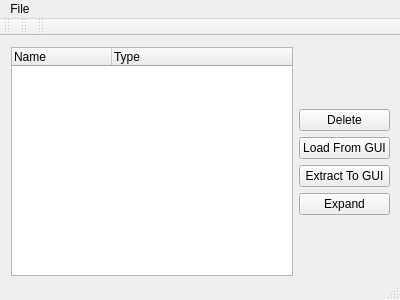
<?xml version="1.0" encoding="UTF-8"?>
<ui version="4.0">
 <class>MainWindow</class>
 <widget class="QMainWindow" name="MainWindow">
  <property name="geometry">
   <rect>
    <x>0</x>
    <y>0</y>
    <width>400</width>
    <height>300</height>
   </rect>
  </property>
  <property name="windowTitle">
   <string>MainWindow</string>
  </property>
  <widget class="QWidget" name="centralWidget">
   <widget class="QWidget" name="horizontalLayoutWidget">
    <property name="geometry">
     <rect>
      <x>0</x>
      <y>0</y>
      <width>401</width>
      <height>251</height>
     </rect>
    </property>
    <layout class="QHBoxLayout" name="horizontalLayout">
     <item>
      <widget class="QTreeWidget" name="treeWidget">
       <column>
        <property name="text">
         <string>Name</string>
        </property>
       </column>
       <column>
        <property name="text">
         <string>Type</string>
        </property>
       </column>
      </widget>
     </item>
     <item>
      <layout class="QVBoxLayout" name="verticalLayout">
       <item>
        <spacer name="verticalSpacer">
         <property name="orientation">
          <enum>Qt::Vertical</enum>
         </property>
         <property name="sizeHint" stdset="0">
          <size>
           <width>20</width>
           <height>40</height>
          </size>
         </property>
        </spacer>
       </item>
       <item>
        <widget class="QPushButton" name="btn_delete">
         <property name="text">
          <string>Delete</string>
         </property>
         <property name="icon">
          <iconset resource="../KlamptQt/icons.qrc">
           <normaloff>:/Images/Images/list-remove.svg</normaloff>:/Images/Images/list-remove.svg</iconset>
         </property>
        </widget>
       </item>
       <item>
        <widget class="QPushButton" name="btn_fromgui">
         <property name="text">
          <string>Load From GUI</string>
         </property>
        </widget>
       </item>
       <item>
        <widget class="QPushButton" name="btn_togui">
         <property name="text">
          <string>Extract To GUI</string>
         </property>
        </widget>
       </item>
       <item>
        <widget class="QPushButton" name="btn_expand">
         <property name="text">
          <string>Expand</string>
         </property>
        </widget>
       </item>
       <item>
        <spacer name="verticalSpacer_2">
         <property name="orientation">
          <enum>Qt::Vertical</enum>
         </property>
         <property name="sizeHint" stdset="0">
          <size>
           <width>20</width>
           <height>40</height>
          </size>
         </property>
        </spacer>
       </item>
      </layout>
     </item>
    </layout>
   </widget>
  </widget>
  <widget class="QMenuBar" name="menuBar">
   <property name="geometry">
    <rect>
     <x>0</x>
     <y>0</y>
     <width>400</width>
     <height>21</height>
    </rect>
   </property>
   <widget class="QMenu" name="menuFile">
    <property name="title">
     <string>File</string>
    </property>
    <addaction name="actionOpen"/>
   </widget>
   <addaction name="menuFile"/>
  </widget>
  <widget class="QToolBar" name="mainToolBar">
   <attribute name="toolBarArea">
    <enum>TopToolBarArea</enum>
   </attribute>
   <attribute name="toolBarBreak">
    <bool>false</bool>
   </attribute>
  </widget>
  <widget class="QStatusBar" name="statusBar"/>
  <widget class="QToolBar" name="toolBar">
   <property name="windowTitle">
    <string>toolBar</string>
   </property>
   <attribute name="toolBarArea">
    <enum>TopToolBarArea</enum>
   </attribute>
   <attribute name="toolBarBreak">
    <bool>false</bool>
   </attribute>
  </widget>
  <widget class="QToolBar" name="toolBar_2">
   <property name="windowTitle">
    <string>toolBar_2</string>
   </property>
   <attribute name="toolBarArea">
    <enum>TopToolBarArea</enum>
   </attribute>
   <attribute name="toolBarBreak">
    <bool>false</bool>
   </attribute>
  </widget>
  <action name="actionOpen">
   <property name="text">
    <string>Open</string>
   </property>
   <property name="shortcut">
    <string>Ctrl+O</string>
   </property>
  </action>
 </widget>
 <layoutdefault spacing="6" margin="11"/>
 <resources>
  <include location="../KlamptQt/icons.qrc"/>
 </resources>
 <connections>
  <connection>
   <sender>actionOpen</sender>
   <signal>triggered()</signal>
   <receiver>MainWindow</receiver>
   <slot>OpenFile()</slot>
   <hints>
    <hint type="sourcelabel">
     <x>-1</x>
     <y>-1</y>
    </hint>
    <hint type="destinationlabel">
     <x>199</x>
     <y>149</y>
    </hint>
   </hints>
  </connection>
  <connection>
   <sender>treeWidget</sender>
   <signal>currentItemChanged(QTreeWidgetItem*,QTreeWidgetItem*)</signal>
   <receiver>MainWindow</receiver>
   <slot>ChangeSelectedItem(QTreeWidgetItem*)</slot>
   <hints>
    <hint type="sourcelabel">
     <x>258</x>
     <y>258</y>
    </hint>
    <hint type="destinationlabel">
     <x>306</x>
     <y>253</y>
    </hint>
   </hints>
  </connection>
  <connection>
   <sender>btn_delete</sender>
   <signal>clicked()</signal>
   <receiver>MainWindow</receiver>
   <slot>PressedDelete()</slot>
   <hints>
    <hint type="sourcelabel">
     <x>327</x>
     <y>119</y>
    </hint>
    <hint type="destinationlabel">
     <x>324</x>
     <y>82</y>
    </hint>
   </hints>
  </connection>
  <connection>
   <sender>btn_expand</sender>
   <signal>clicked()</signal>
   <receiver>MainWindow</receiver>
   <slot>PressedExpand()</slot>
   <hints>
    <hint type="sourcelabel">
     <x>353</x>
     <y>215</y>
    </hint>
    <hint type="destinationlabel">
     <x>346</x>
     <y>236</y>
    </hint>
   </hints>
  </connection>
 </connections>
 <slots>
  <slot>OpenFile()</slot>
  <slot>ChangeSelectedItem(QTreeWidgetItem*)</slot>
  <slot>PressedDelete()</slot>
  <slot>PressedExpand()</slot>
 </slots>
</ui>
